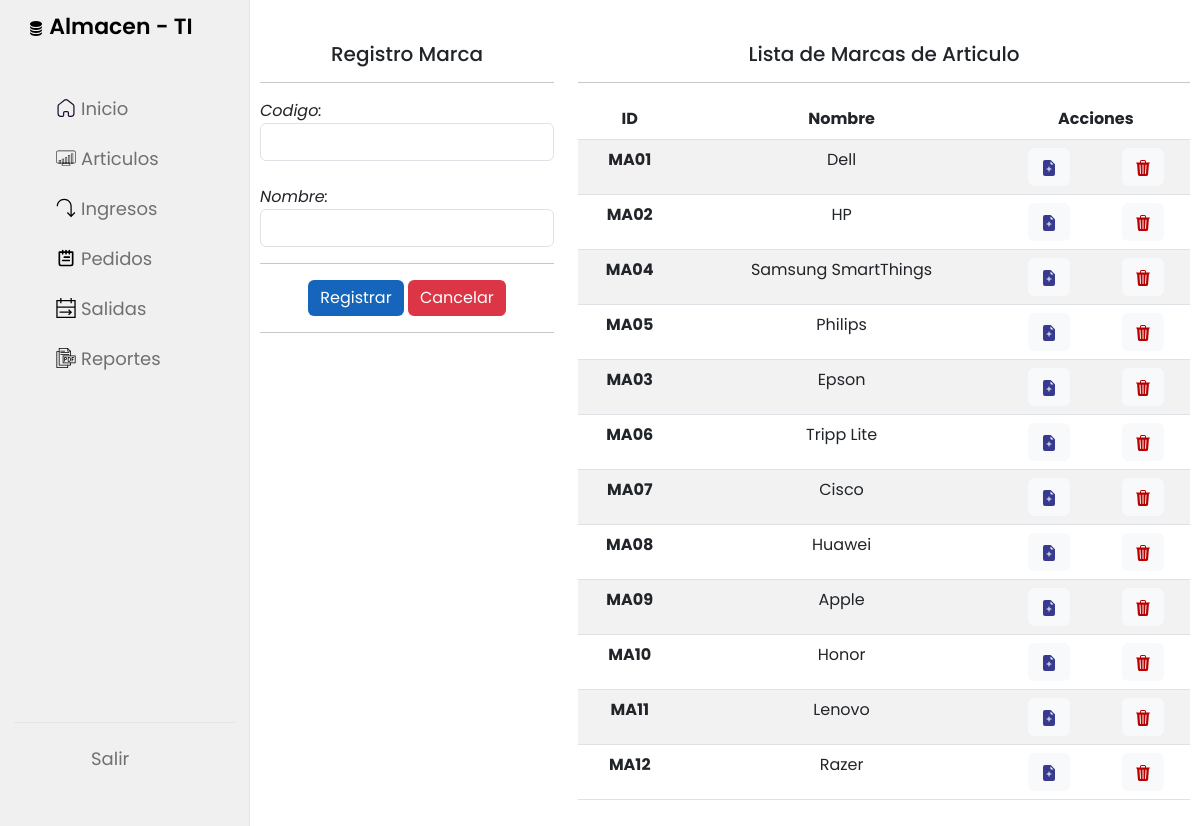
The page /marca (signed in) on the database its author committed.
### Almacen/models.py (models this page shows, shortened)
class Marca(models.Model):
    codigo=models.CharField(primary_key=True, max_length=6)
    nombre=models.CharField(max_length=60)

### Almacen/views.py (the view)
# urls.py: path('marca',views.marca,name='marca'),
@login_required
def marca(request):
    marcas = Marca.objects.all()
    context = {"marcas":marcas}
    return render(request, template_gestion_marca,context)

### Almacen/templates/articulo/marca/GestionMarca.html (shortened to what this page needs)
{% extends 'base/index.html' %}
{% block content %}
<div class="row pt-3">
    <div class="col-4 pt-3">
        <h5 class=" text-center">Registro Marca</h5>
        <hr>
        <form action="/marca/registrarmarca" method="post">
            <div class="row">
                <div class="col">
                    <div>
                        <label><em>Codigo:</em></label>
                        <input type="text" name="txtCodigo" class="form-control">
                    </div><br>
                    <div>
                        <label><em>Nombre:</em></label>
                        <input type="text" name="txtNombre" class="form-control">
                    </div>
                </div>
            </div>
            <hr>
            <div class="text-center d-grid gap-2 d-md-block">
                <button class="btnsave btn btn-success" type="submit">Registrar</button>
                <button class="btndelete btn btn-danger" type="reset">Cancelar</button>
            </div>
            <hr>
        </form>
    </div>
    <div class="col-8 pt-3 text-center">
        <h5>Lista de Marcas de Articulo</h5>
        <hr>
        <table class="table table-striped table-hover">
            <thead>
                <tr>
                    <th scope="col">ID</th>
                    <th scope="col">Nombre</th>
                    <th scope="col" colspan="2">Acciones</th>
                </tr>
            </thead>
            <tbody>
                {% for m in marcas %}
                <tr>
                    <th scope="row">{{m.codigo}}</th>
                    <td>{{m.nombre}}</td>
                    <td>
                        <button type="button" class="btn btn-light">
                            <a class="editar" href="/marca/edicionmarca/{{m.codigo}}">
                            </a>
                        </button>
                    </td>
                    <td>
                        <button type="button" class="btn btn-light">
                            <a class="eliminar" href="/marca/eliminarmarca/{{m.codigo}}">
                            </a>
                        </button>
                    </td>
                </tr>
                {% endfor %}
            </tbody>
        </table>
    </div>
</div>
{% endblock %}

### Almacen/static/css/style.css (style rules this page uses)
body { background-color: #e7e7e7; }
.editar { text-decoration: none; color: #373a8f; }
.eliminar { text-decoration: none; color: rgb(185, 0, 0); }
.btnsave { background-color: #1465bb; border: none; }
.btndelete { border: none; }

### Almacen/static/css/estilo.css (style rules this page uses)
* { margin: 0; padding: 0; box-sizing: border-box; font-family: 'Poppins', sans-serif; }
:root { --primary-color: #ffffff; --panel-color: #FFF; --text-color: #000000; --boxtext-color: #ffffff; --black-light-color: #707070; --border-color: #e6e5e5; --toggle-color: #DDD; --box1-color: #003785; --box2-color: #1465bb; --box3-color: #003785; --title-icon-color: #fff; --tran-05: all 0.5s ease; --tran-03: all 0.3s ease; --tran-03: all 0.2s ease; }
body { min-height: 100vh; background-color: var(--primary-color); }

### rows shown on the page
Marca: codigo "MA01", nombre "Dell"
Marca: codigo "MA02", nombre "HP"
Marca: codigo "MA04", nombre "Samsung SmartThings"
Marca: codigo "MA05", nombre "Philips"
Marca: codigo "MA03", nombre "Epson"
Marca: codigo "MA06", nombre "Tripp Lite"
Marca: codigo "MA07", nombre "Cisco"
Marca: codigo "MA08", nombre "Huawei"
Marca: codigo "MA09", nombre "Apple"
Marca: codigo "MA10", nombre "Honor"
Marca: codigo "MA11", nombre "Lenovo"
Marca: codigo "MA12", nombre "Razer"
